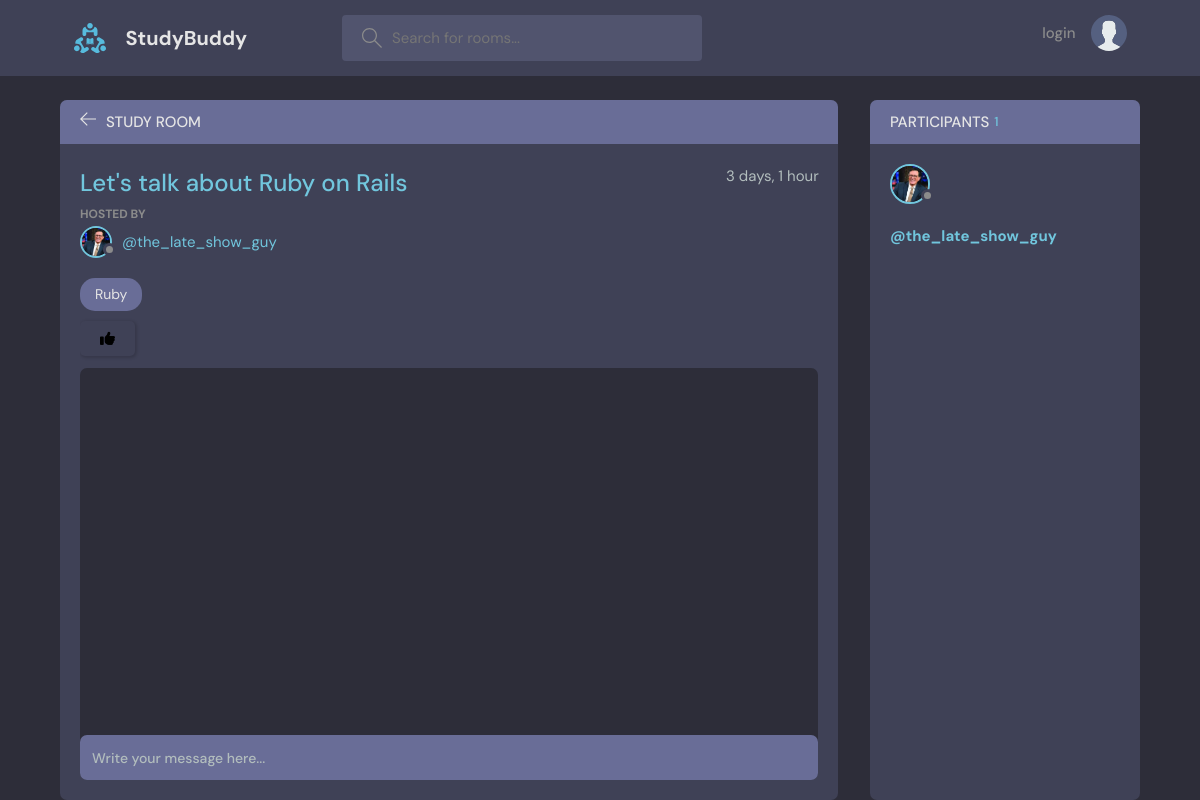
The page /room/3/ on the database as committed earlier.
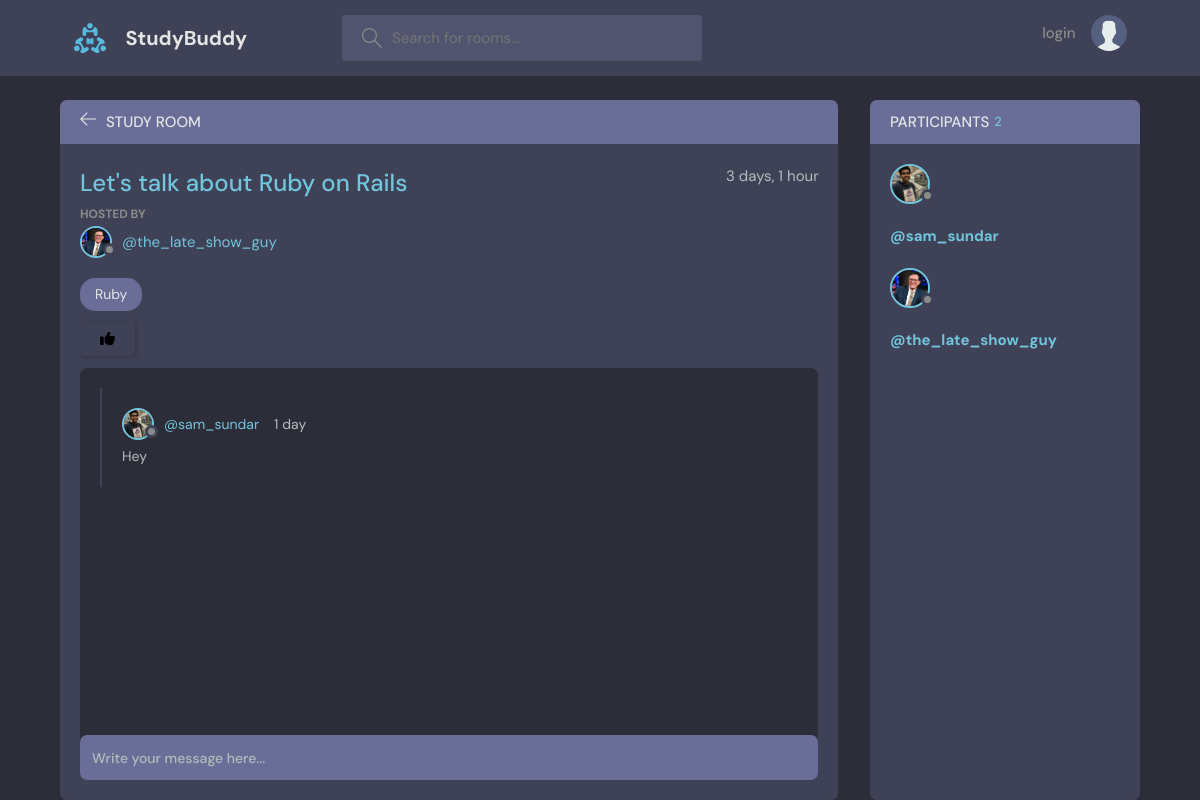
The same page on the database as committed later.
### base/models.py (models this page shows, shortened)
class User(AbstractUser):
    name=models.CharField(max_length=200,null=True)
    email=models.EmailField(unique=True,null=True)
    bio=models.TextField(null=True)
    avatar=models.ImageField(null=True,default="avatar.svg")
    USERNAME_FIELD ='email'
    REQUIRED_FIELDS =[]

class Message(models.Model):
    user=models.ForeignKey(User,on_delete=models.CASCADE)
    room=models.ForeignKey(Room,on_delete=models.CASCADE)
    body=models.TextField()
    updated=models.DateTimeField(auto_now=True)
    created=models.DateTimeField(auto_now_add=True)
    class Meta:
        ordering = ['-updated','-created']  # '-' puts the new data field before all the prefilled data

### base/views.py (the view, shortened to what this page needs)
# urls.py: path('room/<str:pk>/',views.room,name="room"),
def room(request,pk):
    room=Room.objects.get(id=pk)
    room_messages=room.message_set.all().order_by('-created')
    participants=room.participants.all()
    context={'room':room,'room_messages':room_messages,'participants':participants}
    return render(request,'base/room.html',context)

### base/models.py (called while the page is built)
    def __str__(self):
        return self.name

### base/templates/base/room.html (shortened to what this page needs)
{% extends 'main.html' %}
{% block content %}
    <main class="profile-page layout layout--2">
      <div class="container">
        <div class="room">
          <div class="room__top">
            <div class="room__topLeft">
              <a href="{%url 'home' %}">
                <svg version="1.1" xmlns="http://www.w3.org/2000/svg" width="32" height="32" viewBox="0 0 32 32">
                  <title>arrow-left</title>
                  <path
                    d="M13.723 2.286l-13.723 13.714 13.719 13.714 1.616-1.611-10.96-10.96h27.625v-2.286h-27.625l10.965-10.965-1.616-1.607z"
                  ></path>
                </svg>
              </a>
              <h3>Study Room</h3>
            </div>
          </div>
          <div class="room__box scroll">
            <div class="room__header scroll">
              <div class="room__info">
                <h3>{{room.name}}</h3>
                <span>
                  {{room.created|timesince}}
                </span>
              </div>
              <div class="room__hosted">
                <p>Hosted By</p>
                <a href="{% url 'user-profile' room.host.id %}" class="room__author">
                  <div class="avatar avatar--small">
                    <img src="{{room.host.avatar.url}}" />
                  </div>
                  <span>@{{room.host.username}}</span>
                </a>
              </div>
              <span class="room__topics">{{room.topic}}</span>
              <form action="{% url 'like_post' room.id %}" method="POST">
              <p id="feedback">
                <button type="submit" name="post_id"  value="{{ room.id }}" class="btn btn-primary btn-sm">
                  <i class="fa-solid fa-thumbs-up"></i>
                </button>
            </p>
            </form>
            </div>
            <div class="room__conversation">
              <div class="threads scroll">
                {% for message in room_messages %}
                <div class="thread">
                  <div class="thread__top">
                    <div class="thread__author">
                      <a href="{% url 'user-profile' message.user.id %}" class="thread__authorInfo">
                        <div class="avatar avatar--small">
                          <img src="{{message.user.avatar.url}}" />
                        </div>
                        <span>@{{message.user.username}}</span>
                      </a>
                      <span class="thread__date">{{message.created|timesince}}</span>
                    </div>
                  </div>
                  <div class="thread__details">
                   {{message.body}}
                  </div>
                </div>
                {% endfor %}
              </div>
            </div>
          </div>
          <div class="room__message">
            <form action="" method="POST">
              <input name="body" placeholder="Write your message here..." />
            </form>
          </div>
        </div>
        <div class="participants">
          <h3 class="participants__top">Participants <span>{{participants.count}}</span></h3>
          <div class="participants__list scroll">
            {% for user in participants%}
            <a href="{% url 'user-profile' user.id %}" class="participant">
              <div class="avatar avatar--medium">
                <img src="{{user.avatar.url}}" />
              </div>
              <p>
                <h3>@{{user.username}}</3>
              </p>
            </a>
            {% endfor %}
          </div>
        </div>
      </div>
    </main>
{% endblock content %}

Rows that differ between the two databases and show on the page:
added Message: user.avatar (picture), user.username "sam_sundar", created "1 day", body "Hey"
now on this page (row unchanged): User: avatar (picture), username "sam_sundar"
Other text that changed with them:
{{ participants.count }}: "1" → "2"
